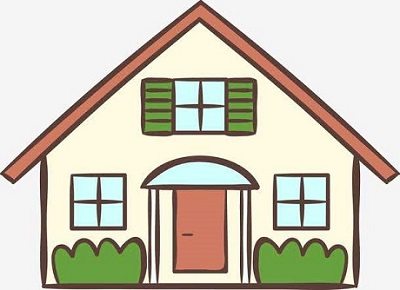
#> input picture ComputerVision/Forth/7.jpg, 400 x 290 px
$ python -i py2.py   (imports and definitions only)
#> lines starting #> are read from the running program, lines starting #| are printed output that depends on the picture
### ComputerVision/Forth/py4.py
import cv2
import numpy as np
import math

def Hough(img,img_a):
    img_canny = cv2.Canny(img,100,200)
    row = img_canny.shape[0]
    col = img_canny.shape[1]
    temp = []
    for i in range(row):
        for j in range(col):
            if img_canny[i,j] == 255:
                temp.append((i,j))

    contours = []
    for k in temp:
        x , y = k
        for angle in range(-90,90,10):
            r = x * math.cos((angle/180) * math.pi) + y * math.sin((angle / 180)*math.pi)
            contours.append((int(r),int(angle)))
    #print(contours[0][0])
    dst = []
    for g in contours: #voting
        count = 0
        row1 ,col1 = g
        for t in contours:
            if g == t:
                count = count + 1
        dst.append((row1,col1,count))
    #max_r , max_angle,max_vote
    contours_dst = []
    for temp_g in dst:
        if temp_g[2] > 80:
            #contours_dst.append((temp_g[0],temp_g[1],temp_g[2]))
            x0 = math.cos((temp_g[1] / 180) * math.pi) * temp_g[0]
            y0 = math.sin((temp_g[1] / 180) * math.pi) * temp_g[0]
            x1 = int(x0 + 1000 * (-math.cos((temp_g[1] / 180) * math.pi)))
            y1 = int(y0 + 1000 * (math.sin((temp_g[1] / 180) * math.pi)))
            x2 = int(x0 - 1000 * (-math.cos((temp_g[1] / 180) * math.pi)))
            y2 = int(y0 - 1000 * (math.sin((temp_g[1] / 180) * math.pi)))
            cv2.line(img_a, (x1, y1), (x2, y2), (255, 0, 0), 1)
    return img_a

def run():
    img_g = cv2.imread("7.jpg",0)
    img = cv2.imread("7.jpg")
    img_k = Hough(img_g,img)
    return img_k

### ComputerVision/Forth/py2.py
import cv2
from tkinter import *
import Forth.py4 as myHough
import numpy as np
import tkinter as tk
from PIL import Image,ImageTk

class Pic:
    url = "7.jpg"

def Hough():
    img_y = cv2.imread(Pic.url)
#> img_y is the input picture: shape (290, 400, 3); mean B, G, R 185.8, 201.1, 205.9
    img = myHough.run()
#> in run, `img_g = cv2.imread("7.jpg",0)`:
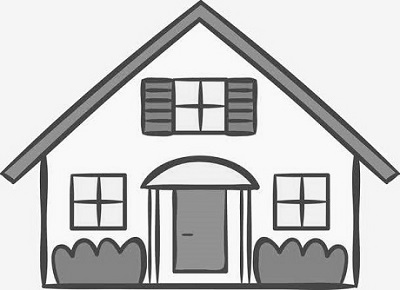
#> img_g: shape (290, 400); min 7, max 255, mean 200.8
#> in Hough, `img_canny = cv2.Canny(img,100,200)`:
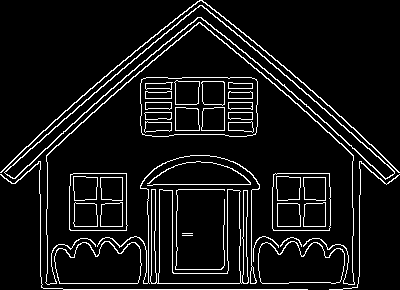
#> img_canny: shape (290, 400); 7.8% white in thin lines or dots

    img_new = Image.fromarray(img_y)
    img_new_2 = ImageTk.PhotoImage(img_new)
    L5.config(image=img_new_2, width=350, height=300)
    L5.image = img_new_2

    img_n = Image.fromarray(img)
    img_n_2 = ImageTk.PhotoImage(img_n)
    L7.config(image=img_n_2, width=350, height=300)
    L7.image = img_n_2

    img_k = cv2.imread(Pic.url)
    img_k_gray = cv2.cvtColor(img_k,cv2.COLOR_BGR2GRAY)
    img_k_canny = cv2.Canny(img_k_gray,50,200)
    lines1 = cv2.HoughLines(img_k_canny,1,np.pi/180,160)
    #print(lines[0])
    lines = lines1[:,0,:]
    for r , angle in lines[:]:
        a = np.cos(angle)
        b = np.sin(angle)
        x0 = a*r
        y0 = b*r
        x1 = int(x0 + 1000*(-b))
        y1 = int(y0 + 1000 * (a))
        x2 = int(x0 - 1000 * (-b))
        y2 = int(y0 - 1000 * (a))
        cv2.line(img_k, (x1, y1), (x2, y2), (255, 0, 0), 2)

    img_open = Image.fromarray(img_k)
    img_open_2 = ImageTk.PhotoImage(img_open)
    L8.config(image=img_open_2, width=350, height=300)
    L8.image = img_open_2


# [31 lines not run here, left out]

#> (the run stopped early here; a loop or call above may not have finished)
